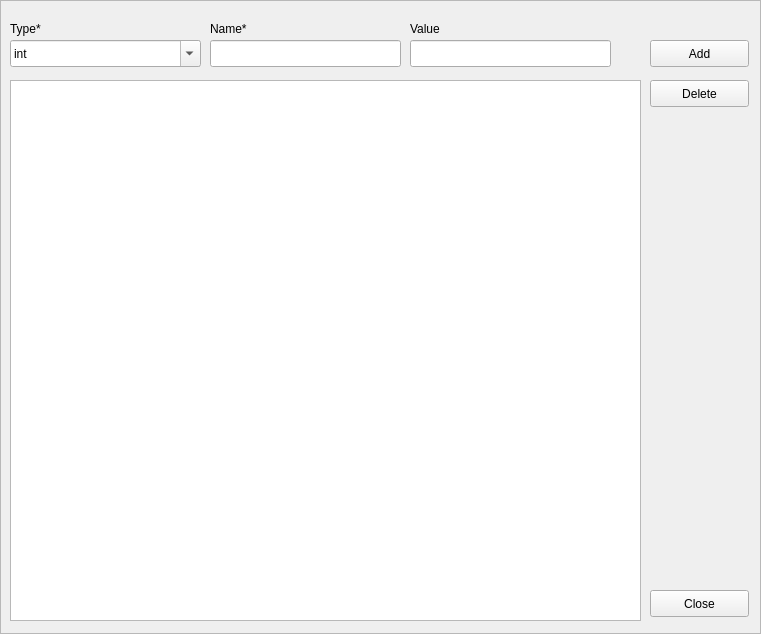
<?xml version="1.0" encoding="UTF-8"?>
<ui version="4.0">
 <class>VariablesFrame</class>
 <widget class="QFrame" name="VariablesFrame">
  <property name="geometry">
   <rect>
    <x>0</x>
    <y>0</y>
    <width>761</width>
    <height>634</height>
   </rect>
  </property>
  <property name="windowTitle">
   <string>Frame</string>
  </property>
  <property name="frameShape">
   <enum>QFrame::StyledPanel</enum>
  </property>
  <property name="frameShadow">
   <enum>QFrame::Raised</enum>
  </property>
  <widget class="QPushButton" name="pushButton">
   <property name="geometry">
    <rect>
     <x>650</x>
     <y>40</y>
     <width>99</width>
     <height>27</height>
    </rect>
   </property>
   <property name="text">
    <string>Add</string>
   </property>
  </widget>
  <widget class="QPushButton" name="pushButton_2">
   <property name="geometry">
    <rect>
     <x>650</x>
     <y>590</y>
     <width>99</width>
     <height>27</height>
    </rect>
   </property>
   <property name="text">
    <string>Close</string>
   </property>
  </widget>
  <widget class="QLabel" name="label">
   <property name="geometry">
    <rect>
     <x>10</x>
     <y>20</y>
     <width>67</width>
     <height>17</height>
    </rect>
   </property>
   <property name="text">
    <string>Type*</string>
   </property>
  </widget>
  <widget class="QLabel" name="label_2">
   <property name="geometry">
    <rect>
     <x>210</x>
     <y>20</y>
     <width>67</width>
     <height>17</height>
    </rect>
   </property>
   <property name="text">
    <string>Name*</string>
   </property>
  </widget>
  <widget class="QLineEdit" name="lineEdit_2">
   <property name="geometry">
    <rect>
     <x>210</x>
     <y>40</y>
     <width>191</width>
     <height>27</height>
    </rect>
   </property>
  </widget>
  <widget class="QTableView" name="tableView">
   <property name="geometry">
    <rect>
     <x>10</x>
     <y>80</y>
     <width>631</width>
     <height>541</height>
    </rect>
   </property>
  </widget>
  <widget class="QLabel" name="label_3">
   <property name="geometry">
    <rect>
     <x>410</x>
     <y>20</y>
     <width>67</width>
     <height>17</height>
    </rect>
   </property>
   <property name="text">
    <string>Value</string>
   </property>
  </widget>
  <widget class="QLineEdit" name="lineEdit_3">
   <property name="geometry">
    <rect>
     <x>410</x>
     <y>40</y>
     <width>201</width>
     <height>27</height>
    </rect>
   </property>
  </widget>
  <widget class="QPushButton" name="pushButton_3">
   <property name="geometry">
    <rect>
     <x>650</x>
     <y>80</y>
     <width>99</width>
     <height>27</height>
    </rect>
   </property>
   <property name="text">
    <string>Delete</string>
   </property>
  </widget>
  <widget class="QComboBox" name="comboBox">
   <property name="geometry">
    <rect>
     <x>10</x>
     <y>40</y>
     <width>191</width>
     <height>27</height>
    </rect>
   </property>
   <property name="editable">
    <bool>true</bool>
   </property>
   <item>
    <property name="text">
     <string>int</string>
    </property>
   </item>
   <item>
    <property name="text">
     <string>string</string>
    </property>
   </item>
   <item>
    <property name="text">
     <string>double</string>
    </property>
   </item>
   <item>
    <property name="text">
     <string>char</string>
    </property>
   </item>
   <item>
    <property name="text">
     <string>bool</string>
    </property>
   </item>
   <item>
    <property name="text">
     <string>vector&lt;int&gt;</string>
    </property>
   </item>
   <item>
    <property name="text">
     <string>vector&lt;string&gt;</string>
    </property>
   </item>
   <item>
    <property name="text">
     <string>vector&lt;double&gt;</string>
    </property>
   </item>
   <item>
    <property name="text">
     <string>vector&lt;char&gt;</string>
    </property>
   </item>
   <item>
    <property name="text">
     <string>vector&lt;bool&gt;</string>
    </property>
   </item>
  </widget>
 </widget>
 <resources/>
 <connections/>
</ui>
